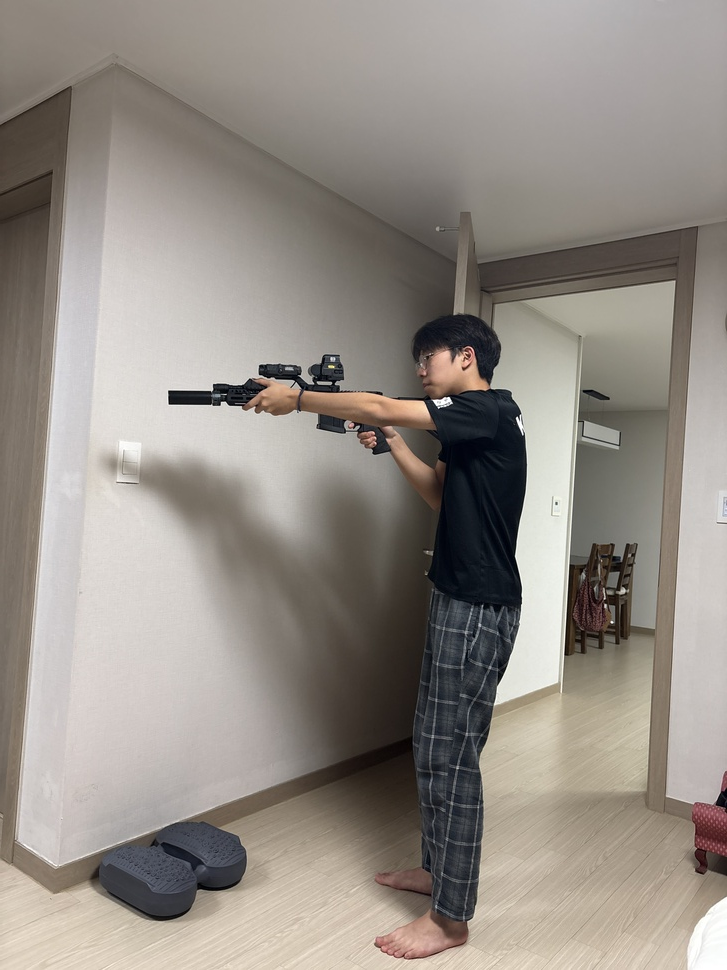
#> input picture uploads/1775997655_photo.jpg, 727 x 970 px, shrunk from 3024 x 4032 before the run; its folder holds only this picture in this run
$ python -i pose_analyzer.py   (imports and definitions only)
#> lines starting #> are read from the running program, lines starting #| are printed output that depends on the picture
#> in analyze_pose, image is the input picture: shape (970, 727, 3); mean B, G, R 135, 142, 148.6
#| ✓ 이미지 읽음: (970, 727, 3)
import cv2
import mediapipe as mp
import numpy as np
import os
from PIL import Image as PILImage
import math

# MediaPipe 포즈 초기화 (새로운 API)
mp_pose = mp.tasks.vision.PoseLandmarker
mp_drawing = mp.tasks.vision.drawing_utils
mp_drawing_styles = mp.tasks.vision.drawing_styles

# 글로벌 포즈 모델 캐시 (한 번만 초기화)
_pose_model = None

def get_pose_model():
    """MediaPipe 포즈 모델 초기화 (새로운 API)"""
    global _pose_model
    if _pose_model is None:
        print("MediaPipe 포즈 모델 초기화 중...")
        # 다운로드된 모델 파일 사용
        model_path = os.path.join(os.path.dirname(__file__), "pose_landmarker.task")
        if not os.path.exists(model_path):
            # 모델이 없으면 다운로드 (SSL 검증 우회)
            import urllib.request
            import ssl
            ssl._create_default_https_context = ssl._create_unverified_context
            model_url = 'https://storage.googleapis.com/mediapipe-models/pose_landmarker/pose_landmarker_lite/float16/1/pose_landmarker_lite.task'
            print("포즈 모델 다운로드 중...")
            try:
                urllib.request.urlretrieve(model_url, model_path)
                print("✓ 모델 다운로드 완료")
            except Exception as e:
                print(f"✗ 모델 다운로드 실패: {e}")
                raise e

        base_options = mp.tasks.BaseOptions(model_asset_path=model_path)
        options = mp.tasks.vision.PoseLandmarkerOptions(
            base_options=base_options,
            running_mode=mp.tasks.vision.RunningMode.IMAGE,
            min_pose_detection_confidence=0.3,
            min_pose_presence_confidence=0.3,
            min_tracking_confidence=0.3,
            output_segmentation_masks=False
        )
        _pose_model = mp.tasks.vision.PoseLandmarker.create_from_options(options)
        print("✓ MediaPipe 포즈 모델 초기화 완료")
    return _pose_model

# [13 lines left out: function calculate_angle, not called in this run]

def enhance_image(image):
    """이미지 전처리: 관절 포인트 인식을 위한 강화 버전"""
    print("이미지 전처리 중 (관절 포인트 최적화)...")

    # 1. 원본 이미지 백업
    original = image.copy()

    # 2. 밝기 및 콘트라스트 조정 (LAB 색상 공간)
    lab = cv2.cvtColor(image, cv2.COLOR_BGR2LAB)
#> lab: shape (970, 727, 3); mean of channels 0, 1, 2 149.5, 129.3, 132.6
    l, a, b = cv2.split(lab)
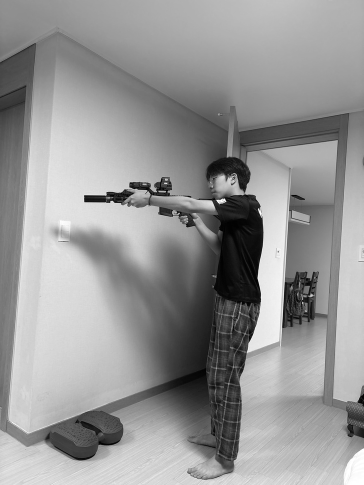
#> l: shape (970, 727) (shown at 1/2 size); min 0, max 255, mean 149.5
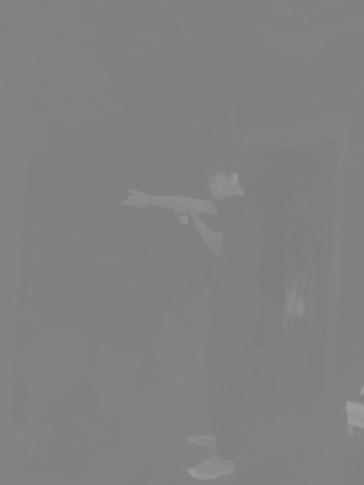
#> a: shape (970, 727) (shown at 1/2 size); min 119, max 158, mean 129.3

    # CLAHE 강화 설정 - 관절 포인트 선명도 향상
    clahe = cv2.createCLAHE(clipLimit=4.0, tileGridSize=(12, 12))
    l = clahe.apply(l)
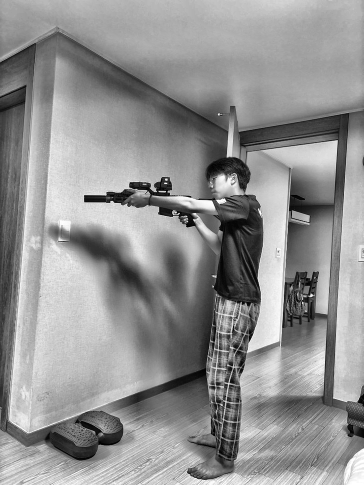
#> l: shape (970, 727) (shown at 1/2 size); min 0, max 255, mean 145.5

    # 합치기
    enhanced = cv2.merge([l, a, b])
#> enhanced: shape (970, 727, 3); mean of channels 0, 1, 2 145.5, 129.3, 132.6
    enhanced = cv2.cvtColor(enhanced, cv2.COLOR_LAB2BGR)
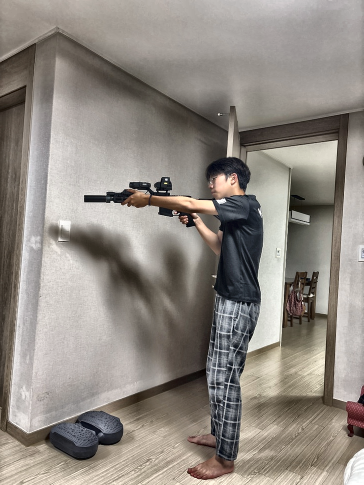
#> enhanced: shape (970, 727, 3) (shown at 1/2 size); mean B, G, R 131, 138.1, 144.5

    # 3. 노이즈 제거 (관절 포인트 보존)
    enhanced = cv2.bilateralFilter(enhanced, 7, 50, 50)

    # 4. 언샤프 마스킹 강화 (관절 엣지 강조)
    gaussian = cv2.GaussianBlur(enhanced, (0, 0), 1.5)
    enhanced = cv2.addWeighted(enhanced, 2.2, gaussian, -1.2, 0)

    # 5. 엣지 강화 (관절 실루엣 강조)
    kernel = cv2.getStructuringElement(cv2.MORPH_ELLIPSE, (3, 3))
    enhanced = cv2.morphologyEx(enhanced, cv2.MORPH_CLOSE, kernel)
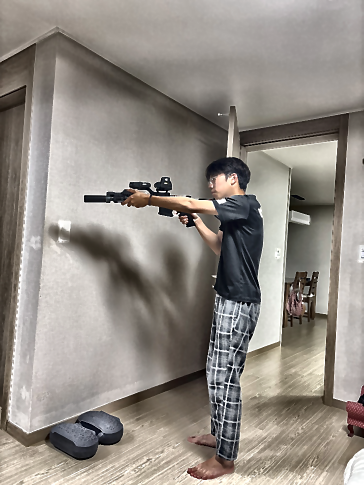
#> enhanced: shape (970, 727, 3) (shown at 1/2 size); mean B, G, R 134.1, 141.1, 147.5

    # 6. 대비도 강화 (관절 포인트 구분력 향상)
    enhanced = cv2.convertScaleAbs(enhanced, alpha=1.1, beta=5)
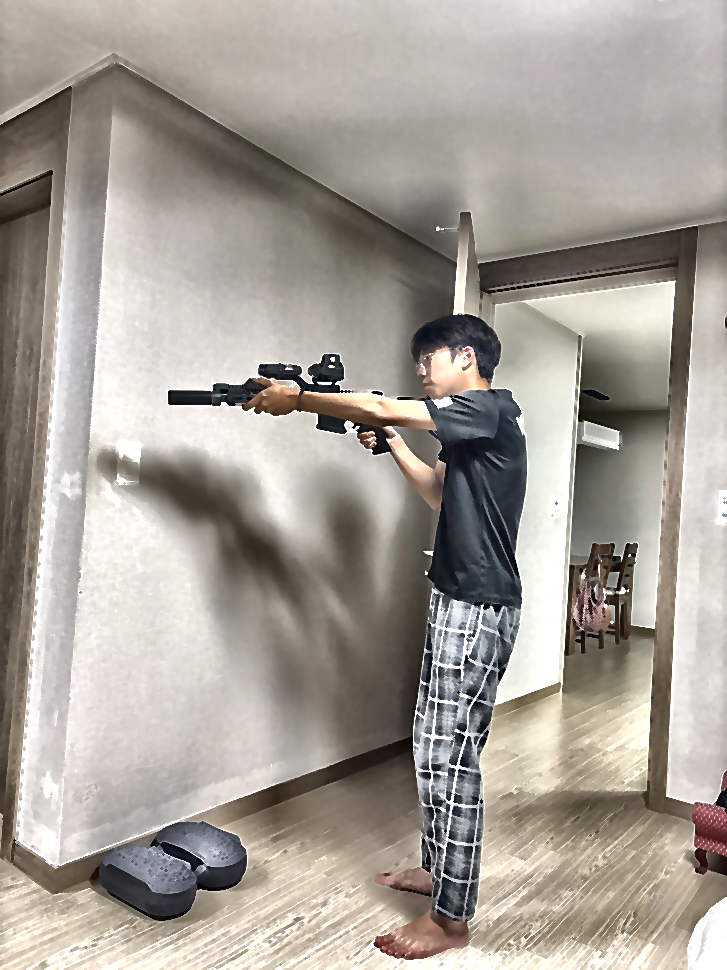
#> enhanced: shape (970, 727, 3); mean B, G, R 152.1, 159.6, 166.4

    return enhanced

# [632 lines left out: functions safe_get_point, generate_shooting_feedback, draw_pose_landmarks, evaluate_body_lean, evaluate_arm_extension, evaluate_shoulder_level and 5 more, not called in this run]


def analyze_pose(image_path):
    """
    사진에서 포즈 분석 (새로운 사격 자세 평가 기준)

    평가 항목 (총 100점):
    A. 상체 기울기 (Body Lean): 20점
    B. 팔 각도 (Arm Extension): 25점
    C. 어깨 수평 (Shoulder Level): 15점
    D. 머리 위치 (Head Position): 15점
    E. 팔/손 정렬 (Arm/Wrist Alignment): 25점
    """

    print(f"\n{'='*60}")
    print(f"[포즈 분석 시작 - 새로운 사격 자세 평가 기준]")
    print(f"{'='*60}")

    try:
        # 경로 정규화
        image_path = str(image_path)
        image_path = os.path.normpath(image_path)

        # 파일 존재 여부 확인
        if not os.path.exists(image_path):
            return {"error": "파일을 찾을 수 없습니다"}

        # 이미지 읽기
        image = cv2.imread(image_path)
        if image is None:
            return {"error": "이미지를 읽을 수 없습니다"}

        print(f"✓ 이미지 읽음: {image.shape}")

        # 이미지 전처리
        try:
            enhanced_image = enhance_image(image)
            print(f"✓ 이미지 전처리 완료")
        except Exception as e:
            print(f"WARNING: 전처리 실패, 원본 사용: {e}")
            enhanced_image = image

        # MediaPipe 포즈 모델 로드
        pose_model = get_pose_model()

        # MediaPipe 포즈 감지 (Linux에서 non-contiguous 배열 문제 방지)
        rgb_frame = cv2.cvtColor(enhanced_image, cv2.COLOR_BGR2RGB)
        rgb_frame = np.ascontiguousarray(rgb_frame, dtype=np.uint8)
        mp_image = mp.Image(image_format=mp.ImageFormat.SRGB, data=rgb_frame)
        results = pose_model.detect(mp_image)

        if not results.pose_landmarks:
            print("✗ 포즈 감지 실패")
            return {
                "status": "failed",
                "posture_grade": "N/A",
                "overall_score": 0,
                "error": "사람의 자세를 감지할 수 없습니다"
            }

        # MediaPipe 랜드마크 추출
        landmarks = results.pose_landmarks[0]
        h, w, _ = enhanced_image.shape

        # 랜드마크를 픽셀 좌표로 변환
        keypoints = []
        visibility_scores = []

        for landmark in landmarks:
            x = int(landmark.x * w)
            y = int(landmark.y * h)
            visibility = landmark.visibility
            keypoints.append([x, y])
            visibility_scores.append(visibility)

        keypoints = np.array(keypoints)
        visibility_scores = np.array(visibility_scores)

        # 신체 방향 감지
        body_orientation = detect_body_orientation(keypoints, visibility_scores)
        print(f"[신체 방향] Body Orientation: {body_orientation}")

        # 주요 포인트 추출 (가시성 임계값: 0.3)
        # [4 lines left out: function get_point, not called in this run]

        nose = get_point(0)
        left_shoulder = get_point(11)
        right_shoulder = get_point(12)
        left_elbow = get_point(13)
        right_elbow = get_point(14)
        left_wrist = get_point(15)
        right_wrist = get_point(16)
        left_hip = get_point(23)
        right_hip = get_point(24)
        left_knee = get_point(25)
        right_knee = get_point(26)
        left_ankle = get_point(27)
        right_ankle = get_point(28)

        print(f"\n[주요 포인트 감지]")
        print(f"✓ 코: {nose is not None}")
        print(f"✓ 어깨: {left_shoulder is not None}, {right_shoulder is not None}")
        print(f"✓ 팔꿈치: {left_elbow is not None}, {right_elbow is not None}")
        print(f"✓ 손목: {left_wrist is not None}, {right_wrist is not None}")
        print(f"✓ 엉덩이: {left_hip is not None}, {right_hip is not None}")
        print(f"✓ 무릎: {left_knee is not None}, {right_knee is not None}")
        print(f"✓ 발목: {left_ankle is not None}, {right_ankle is not None}")

        # 결과 딕셔너리
        results_dict = {
            "status": "success",
            "scores": {},
            "body_orientation": body_orientation
        }

        # ============ A. 상체 기울기 (Body Lean) - 20점 ============
        print(f"\n[A. 상체 기울기 분석]")
        shoulder_center = None
        hip_center = None

        if left_shoulder is not None and right_shoulder is not None:
            shoulder_center = ((left_shoulder[0] + right_shoulder[0]) / 2,
                              (left_shoulder[1] + right_shoulder[1]) / 2)

        if left_hip is not None and right_hip is not None:
            hip_center = ((left_hip[0] + right_hip[0]) / 2,
                         (left_hip[1] + right_hip[1]) / 2)

        body_lean_result = evaluate_body_lean(shoulder_center, hip_center)
        results_dict["scores"]["body_lean"] = body_lean_result
        print(f"평가: {body_lean_result['eval']}")
        print(f"상세: {body_lean_result['detail']}")
        print(f"점수: {body_lean_result['score']}/20")

        # ============ B. 팔 각도 (Arm Extension) - 25점 ============
        print(f"\n[B. 팔 각도 분석]")
        left_arm_angle = None
        right_arm_angle = None

        if left_shoulder is not None and left_elbow is not None and left_wrist is not None:
            left_arm_angle = calculate_angle(left_shoulder, left_elbow, left_wrist)
            print(f"✓ 왼팔 각도: {left_arm_angle:.1f}°")

        if right_shoulder is not None and right_elbow is not None and right_wrist is not None:
            right_arm_angle = calculate_angle(right_shoulder, right_elbow, right_wrist)
            print(f"✓ 오른팔 각도: {right_arm_angle:.1f}°")

        arm_extension_result = evaluate_arm_extension(left_arm_angle, right_arm_angle)
        results_dict["scores"]["arm_extension"] = arm_extension_result
        print(f"평가: {arm_extension_result['eval']}")
        print(f"상세: {arm_extension_result['detail']}")
        print(f"점수: {arm_extension_result['score']}/25")

        # ============ C. 어깨 수평 (Shoulder Level) - 15점 ============
        print(f"\n[C. 어깨 수평 분석]")
        shoulder_level_result = evaluate_shoulder_level(left_shoulder, right_shoulder)
        results_dict["scores"]["shoulder_level"] = shoulder_level_result
        print(f"평가: {shoulder_level_result['eval']}")
        print(f"상세: {shoulder_level_result['detail']}")
        print(f"점수: {shoulder_level_result['score']}/15")

        # ============ D. 머리 위치 (Head Position) - 15점 ============
        print(f"\n[D. 머리 위치 분석]")
        head_position_result = evaluate_head_position(nose, shoulder_center)
        results_dict["scores"]["head_position"] = head_position_result
        print(f"평가: {head_position_result['eval']}")
        print(f"상세: {head_position_result['detail']}")
        print(f"점수: {head_position_result['score']}/15")

        # ============ E. 팔/손 정렬 (Arm/Wrist Alignment) - 25점 ============
        print(f"\n[E. 팔/손 정렬 분석]")

        # 왼팔과 오른팔의 평균 점수
        left_arm_linearity = calculate_linearity_score(left_shoulder, left_elbow, left_wrist)
        right_arm_linearity = calculate_linearity_score(right_shoulder, right_elbow, right_wrist)

        # 양쪽 모두 감지되면 평균, 한쪽만 감지되면 그쪽만 사용
        linearity_scores = []
        if left_arm_linearity["score"] > 0:
            linearity_scores.append(left_arm_linearity["score"])
            print(f"왼팔 정렬: {left_arm_linearity['eval']} ({left_arm_linearity['detail']})")

        if right_arm_linearity["score"] > 0:
            linearity_scores.append(right_arm_linearity["score"])
            print(f"오른팔 정렬: {right_arm_linearity['eval']} ({right_arm_linearity['detail']})")

        if linearity_scores:
            avg_linearity_score = sum(linearity_scores) / len(linearity_scores)
            arm_wrist_result = {
                "score": int(avg_linearity_score),
                "eval": "팔과 손목이 적절히 정렬됨",
                "detail": f"양팔 정렬도 평균: {avg_linearity_score:.1f}/25",
                "left_arm": left_arm_linearity,
                "right_arm": right_arm_linearity
            }
        else:
            arm_wrist_result = {
                "score": 0,
                "eval": "계산불가",
                "detail": "필요한 포인트 감지 불가"
            }

        results_dict["scores"]["arm_wrist_alignment"] = arm_wrist_result
        print(f"점수: {arm_wrist_result['score']}/25")

        # ============ F. 허리 각도 (Waist Angle) - 10점 ============
        print(f"\n[F. 허리 각도 분석]")
        knee_center = None
        if left_knee is not None and right_knee is not None:
            knee_center = ((left_knee[0] + right_knee[0]) / 2,
                           (left_knee[1] + right_knee[1]) / 2)
        elif left_knee is not None:
            knee_center = left_knee
        elif right_knee is not None:
            knee_center = right_knee

        waist_angle_result = evaluate_waist_angle(shoulder_center, hip_center, knee_center)
        results_dict["scores"]["waist_angle"] = waist_angle_result
        print(f"평가: {waist_angle_result['eval']}")
        print(f"상세: {waist_angle_result['detail']}")
        print(f"점수: {waist_angle_result['score']}/10")

        # ============ G. 하체 자세 (Lower Body) - 10점 ============
        print(f"\n[G. 하체 자세 분석]")
        lower_body_result = evaluate_lower_body(
            left_hip, right_hip, left_knee, right_knee, left_ankle, right_ankle
        )
        results_dict["scores"]["lower_body"] = lower_body_result
        print(f"평가: {lower_body_result['eval']}")
        print(f"상세: {lower_body_result['detail']}")
        print(f"점수: {lower_body_result['score']}/10")

        # ============ 종합 평가 ============
        print(f"\n{'='*60}")
        print(f"[종합 평가]")
        print(f"{'='*60}")

        # 원시 합계 (최대 120점: 기존 100 + 새 항목 20)
        raw_total = (
            body_lean_result["score"] +
            arm_extension_result["score"] +
            shoulder_level_result["score"] +
            head_position_result["score"] +
            arm_wrist_result["score"] +
            waist_angle_result["score"] +
            lower_body_result["score"]
        )
        # 100점 만점으로 정규화
        total_score = int(raw_total * 100 / 120)

        # 등급 결정
        if total_score >= 90:
            grade = "A"
            grade_text = "우수한 자세"
        elif total_score >= 80:
            grade = "B"
            grade_text = "좋은 자세"
        elif total_score >= 70:
            grade = "C"
            grade_text = "보통 자세"
        elif total_score >= 60:
            grade = "D"
            grade_text = "개선 필요"
        else:
            grade = "F"
            grade_text = "심각한 문제"

        results_dict["overall_score"] = total_score
        results_dict["posture_grade"] = grade
        results_dict["grade_text"] = grade_text

        print(f"원시 합계: {raw_total}/120")
        print(f"총점(정규화): {total_score}/100")
        print(f"등급: {grade} ({grade_text})")

        # ============ 피드백 생성 ============
        print(f"\n[피드백]")
        feedback_list = generate_shooting_feedback(results_dict)
        results_dict["feedback"] = feedback_list

        for feedback in feedback_list:
            print(f"• {feedback}")

        # ============ 시각화 ============
        try:
            print(f"[시각화] 시각화 시작...")
            vis_image = draw_pose_landmarks(image, landmarks)

            if vis_image is None:
                print(f"[시각화] ERROR: draw_pose_landmarks가 None 반환")
                results_dict["visualization_image"] = None
            else:
                base_name = os.path.splitext(os.path.basename(image_path))[0]
                vis_filename = f"{base_name}_landmarks.png"  # PNG로 변경 (품질 손실 없음)
                vis_path = os.path.join(os.path.dirname(image_path), vis_filename)

                print(f"[시각화] 저장 경로: {vis_path}")
                print(f"[시각화] 이미지 정보: shape={vis_image.shape}, dtype={vis_image.dtype}")

                success = cv2.imwrite(vis_path, vis_image)

                if success:
                    file_size = os.path.getsize(vis_path)
                    results_dict["visualization_image"] = vis_filename
                    print(f"✓ 시각화 이미지 저장 완료: {vis_filename} ({file_size} bytes)")
                else:
                    print(f"[시각화] ERROR: cv2.imwrite 실패")
                    results_dict["visualization_image"] = None
        except Exception as e:
            print(f"[시각화] ERROR: {e}")
            import traceback
            traceback.print_exc()
            results_dict["visualization_image"] = None

        print(f"{'='*60}\n")
        return results_dict

    except Exception as e:
        print(f"✗ ERROR: {e}")
        import traceback
        traceback.print_exc()
        return {"error": str(e), "status": "error"}

#> (the run stopped early here; a loop or call above may not have finished)
